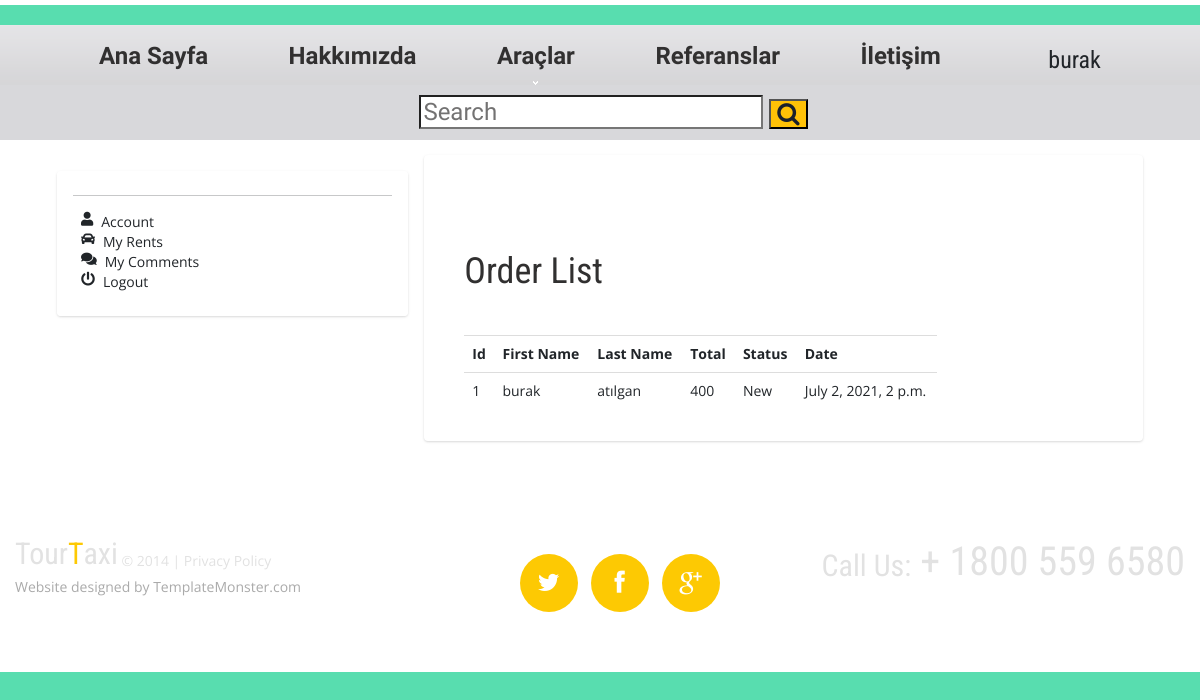
Page /user/rezervations/ (signed in) on the committed database.
### reservation/models.py (models this page shows, shortened)
class Reservation(models.Model):
    Status = (
        ('New', 'New'),
        ('Accepted', 'Accepted'),
        ('Completed', 'Completed'),
        ('Canceled', 'Canceled'),
    )
    user = models.ForeignKey(User, on_delete=models.CASCADE)
    car = models.ForeignKey(Car, on_delete=models.CASCADE)
    code = models.CharField(max_length=5, blank=True)
    first_name = models.CharField(max_length=20, blank=True)
    last_name = models.CharField(max_length=20, blank=True)
    phone = models.CharField(max_length=20, blank=True)
    address = models.CharField(max_length=100, blank=True)
    city = models.CharField(max_length=10, blank=True)
    country = models.CharField(max_length=10, blank=True)
    rezdate = models.DateField()
    returndate = models.DateField()
    days = models.IntegerField(blank=True)
    price = models.IntegerField(null=True)
    total = models.IntegerField(blank=True)
    status = models.CharField(max_length=10, choices=Status, default='New')
    create_at = models.DateTimeField(auto_now_add=True)
    update_at = models.DateTimeField(auto_now=True)

### user/views.py (the view)
# urls.py: path('rezervations/', views.rezervations, name='rezervations'),
@login_required(login_url='/login')
def rezervations(request):
    category = Category.objects.all()
    current_user = request.user
    rezervations = Reservation.objects.filter(user_id=current_user.id)
    context = {
        'category': category,
        'rezervations': rezervations,
    }
    return render(request,'user_rezervations.html',context)

### user/templates/user_rezervations.html (shortened to what this page needs)
{% extends "homebase.html" %}
{% block content %}
    <div class="container">
        <div class="main-body">
            <div class="row gutters-sm">
                <div class="col-md-4 mb-3">
                    <div class="card mt-3">
                        <ul class="list-group list-group-flush">
                            <li class="list-group-item d-flex justify-content-between align-items-center flex-wrap">
                                {% include 'user_panel.html' %}
                            </li>
                        </ul>
                    </div>
                </div>
                <div class="col-md-8">
                    <div class="card mb-3">
                        <div class="card-body">
                            <div class="row">
                                <div class="section">
                                    <div class="container">
                                        <div class="row">
                                            <div class="col-md-9">
                                                <div class="order-summary clearfix">
                                                    <div class="section-title">
                                                        <h3 class="title">Order List</h3>
                                                    </div>
                                                    <table class="shopping-cart-table table">
                                                        <tr>
                                                            <th class="text-left">Id </th>
                                                            <th class="text-left">First Name </th>
                                                            <th class="text-left">Last Name </th>
                                                            <th class="text-left">Total </th>
                                                            <th class="text-left">Status </th>
                                                            <th class="text-left">Date </th>
                                                        </tr>
                                                        {% for rs in rezervations %}
                                                            <tr>
                                                                <td class="text-left">{{ rs.id}} </td>
                                                                <td class="text-left">{{ rs.first_name}} </td>
                                                                <td class="text-left">{{ rs.last_name}} </td>
                                                                <td class="text-left">{{ rs.total}} </td>
                                                                <td class="text-left">{{ rs.status}} </td>
                                                                <td class="text-left">{{ rs.create_at}} </td>
                                                            </tr>
                                                        {% endfor %}
                                                    </table>
                                                </div>
                                            </div>
                                        </div>
                                    </div>
                                </div>
                            </div>
                        </div>
                    </div>
                </div>
            </div>
        </div>
    </div>
{% endblock %}

### home/templates/header.html (shortened to what this page needs)
{% load static %}
<header>
    <div class="menu_block ">
        <div class="container_12">
            <div class="grid_12">
                <nav class="horizontal-nav full-width horizontalNav-notprocessed">
                    <ul class="sf-menu">
                        <li class=""><a href="/">Ana Sayfa</a></li>
                        <li><a href="/hakkimizda">Hakkımızda</a></li>
                        <li class="dropdown mega-dropdown">
                            <a href="/"><p>Araçlar</p></a>
                            {% load mptt_tags %}
                        </li>
                        <li><a href="/referanslarimiz">Referanslar</a></li>
                        <li><a href="{% url 'iletisim' %}">İletişim</a></li>
                        <li>
                            {% if user.id is not None %}
                                <li class="nav-item dropdown nav-user">
                                    <a class="nav-link nav-user-img" href="#" id="navbarDropdownMenuLink2" data-toggle="dropdown" aria-haspopup="true" aria-expanded="false">
                                        <h5  class="mb-0 text-dark nav-user-name">{{ request.user.first_name}}</h5>
                                    </a>
                                </li>
                            {% else %}
                                <li >
                                    <a class="btn-warning" href="/login">Login</a>/<a class="btn-warning" href="/signup/">signup</a>
                                </li>
                            {% endif %}
                        </li>
                        <li>
                            <form role="search" action="/search/" method="post">
                                <div>
                                    <input type="text" name="query" class="input search-input" placeholder="Search">
                                    <button class="search-btn bg-warning">
                                        <i class="fa fa-search"></i>
                                    </button>
                                </div>
                            </form>
                        </li>
                    </ul>
                </nav>
            </div>
        </div>
    </div>
</header>

### home/static/booking/css/booking.css (style rules this page uses)
.clearfix { *zoom: 1; }
.clearfix:before, .clearfix:after { display: table; content: ""; line-height: 0; }
.clearfix:after { clear: both; }

### home/static/css/style.css (style rules this page uses)
html { width: 100%; }
* { -webkit-text-size-adjust: none; }
body { position: relative; background-color: #4a4a4a; color: #878787; font: 14px/20px 'Open Sans', sans-serif; }
p { margin-bottom: 20px; }
input { border-radius: 0 !important; outline: none !important; }
h1, h2, h3, h4, h5, h6 { font-weight: normal; color: #3e454c; font-family: 'Roboto Condensed', sans-serif; }
h3 { font-size: 36px; line-height: 36px; color: #313030; padding-top: 14px; margin-bottom: 20px; }
.page1 h3 { margin-bottom: 46px; padding-top: 82px; }
ul { padding: 0; margin: 0; list-style: none; }
a { text-decoration: none; color: inherit; outline: none; transition: 0.5s ease; -o-transition: 0.5s ease; -webkit-transition: 0.5s ease; }
header { display: block; }

### home/static/css/grid.css (style rules this page uses)
body { min-width: 1200px; }
.container_12 { margin-left: auto; margin-right: auto; width: 1200px; }
.grid_1, .grid_2, .grid_3, .grid_4, .grid_5, .grid_6, .grid_7, .grid_8, .grid_9, .grid_10, .grid_11, .grid_12 { display:inline; float: left; position: relative; margin-left: 15px; margin-right: 15px; }
.container_12 .grid_12 { width:1170px; }
.clearfix:before, .clearfix:after { content: '\0020'; display: block; overflow: hidden; visibility: hidden; width: 0; height: 0; }
.clearfix:after { clear: both; }
.clearfix { zoom: 1; }

### home/static/css/superfish.css (style rules this page uses)
.menu_block { z-index: 999; position: relative; background: url(../images/menu_bg.png) 0 0 repeat-x #d8d8db; padding: 12px 0 11px; }
.menu_block nav { position: relative; font-family: 'Marvel', sans-serif; }
nav>.sf-menu { z-index: 990; text-align: center; position: relative; }
nav { position:relative;padding: 0px 0 0 0; }
.sf-menu>li { display: block; position: relative; display: inline-block; font-size: 24px; line-height: 20px; }
.sf-menu>li+li { margin-left: 27px; }
.sf-menu>li>a { font-weight: bold; text-align: center; color: #313030; display: block; padding: 9px 25px; }
.sf-menu>li>a.sf-with-ul:after { position: absolute; content: ''; left: 50%; margin-left: -3px; width: 5px; background: url(../images/arrows.png) 0 0 no-repeat; height: 4px; bottom: 10px; pointer-events: none; z-index: 999; display: block; }

### home/templates/homebase.html (style rules this page uses)
html { border-top: 5px solid #fff; background: #58DDAF; color: #2a2a2a; }
html, body { margin: 0; padding: 0; font-family: 'Open Sans'; }

### user/templates/user_rezervations.html (style rules this page uses)
body { margin-top:20px; color: #1a202c; text-align: left; background-color: #e2e8f0; }
.main-body { padding: 15px; }
.card { box-shadow: 0 1px 3px 0 rgba(0,0,0,.1), 0 1px 2px 0 rgba(0,0,0,.06); }
.card { position: relative; display: flex; flex-direction: column; min-width: 0; word-wrap: break-word; background-color: #fff; background-clip: border-box; border: 0 solid rgba(0,0,0,.125); border-radius: .25rem; }
.card-body { flex: 1 1 auto; min-height: 1px; padding: 1rem; }
.gutters-sm { margin-right: -8px; margin-left: -8px; }
.gutters-sm>.col, .gutters-sm>[class*=col-] { padding-right: 8px; padding-left: 8px; }
.mb-3, .my-3 { margin-bottom: 1rem!important; }

### rows in the picture
Reservation: id "1", first_name "burak", last_name "atılgan", total "400", status "New", create_at "July 2, 2021, 2 p.m."

### other values in the picture
{{ request.user.first_name }} "burak"
